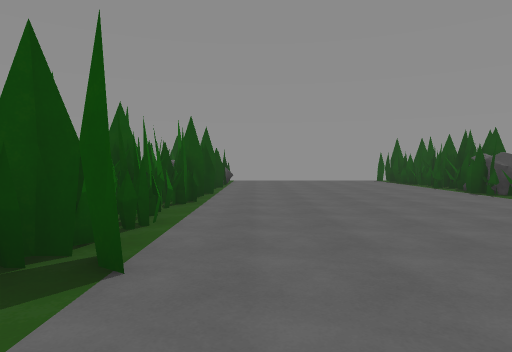
[1] (above)

17 first-person views from a walk through a Unity game level. The camera is 1.4 m above the floor, tilts 2° down and sees 75° across. The floor is counted in squares, 2 m on a side. Each view is taken from the middle of a square. On the plan, view 1 faces up. The plan holds only what a view shows up to about 10 squares ahead; the rest is blank. The place goes on beyond the plan. The player is left out.

[2]
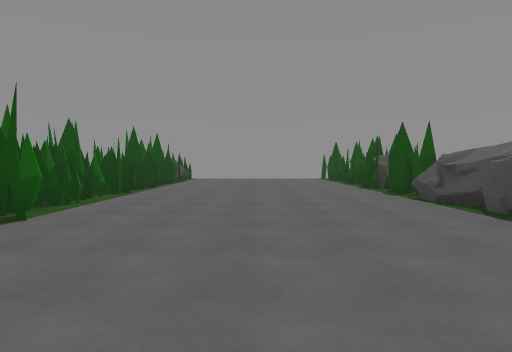

[3]
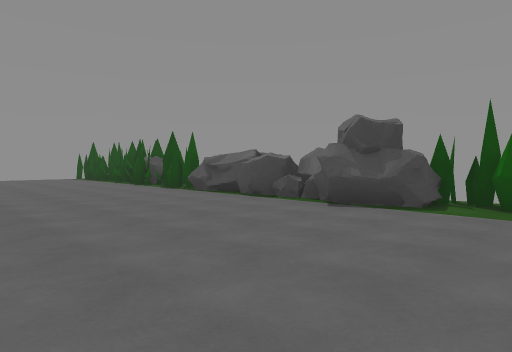

[4]
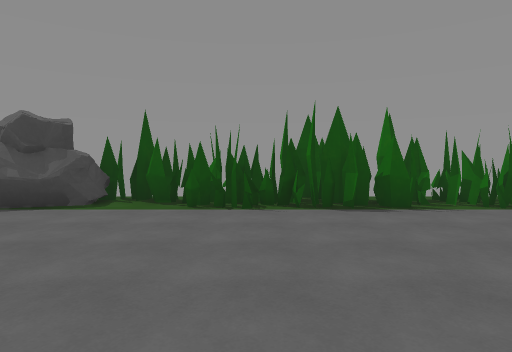

[5]
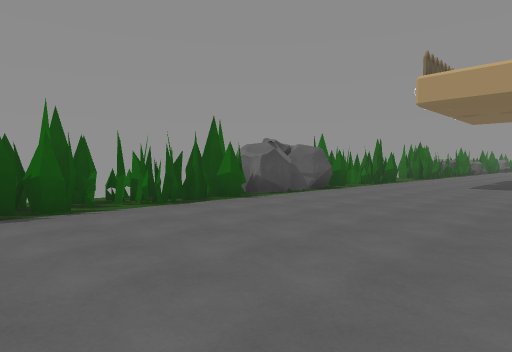

[6]
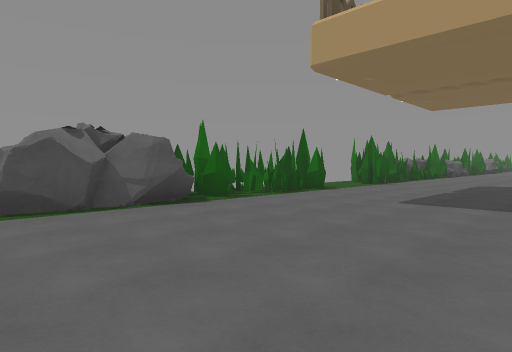

[7]
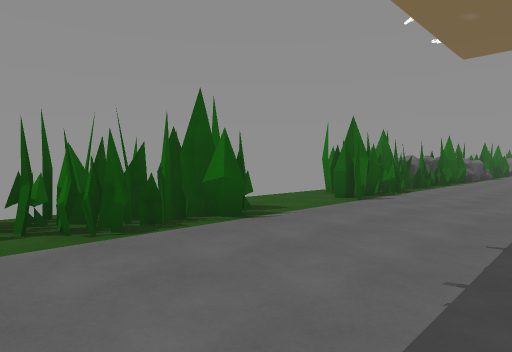

[8]
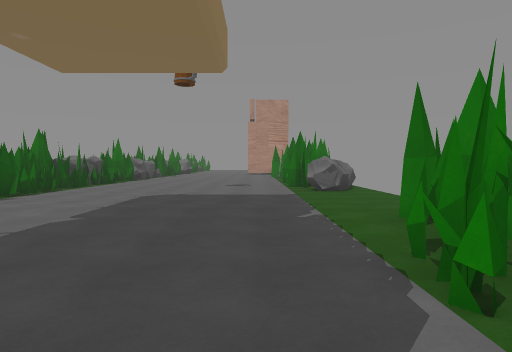

[9]
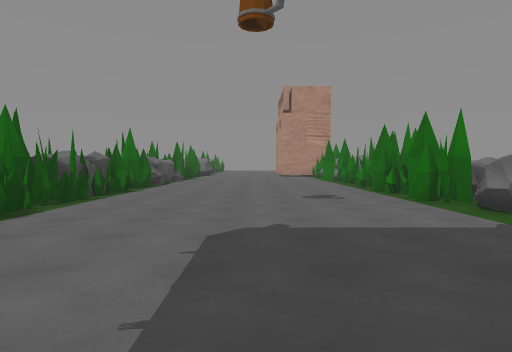

[10]
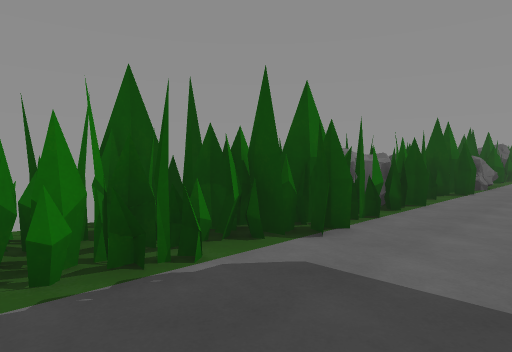

[11]
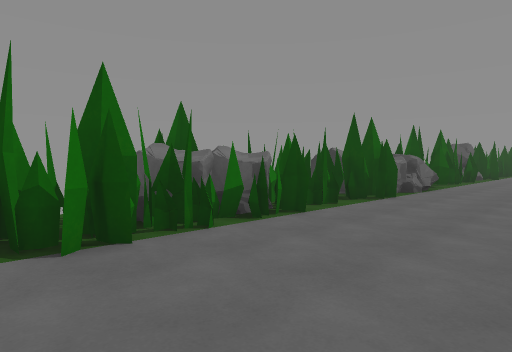

[12]
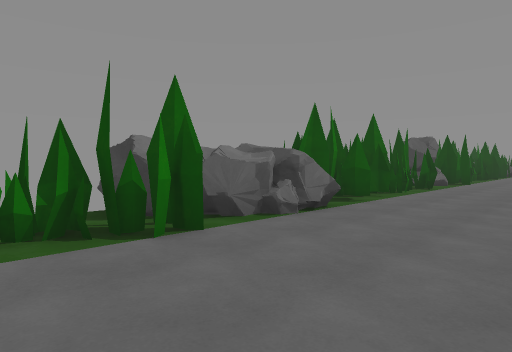

[13]
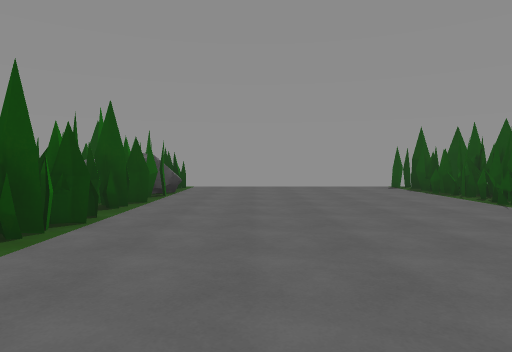

[14]
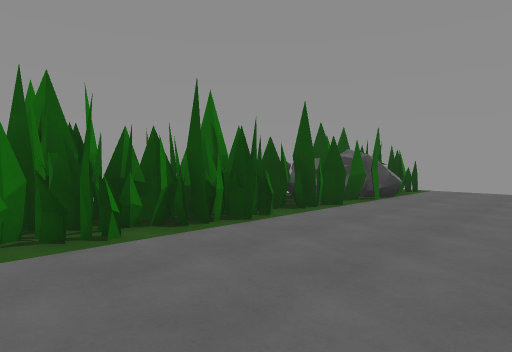

[15]
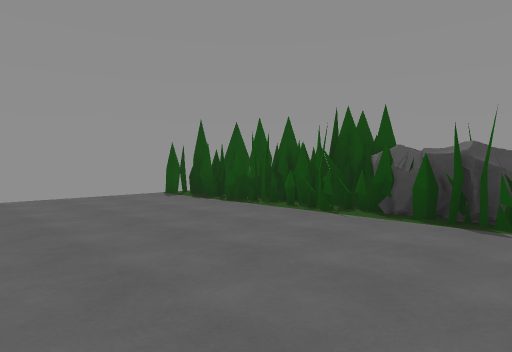

[16]
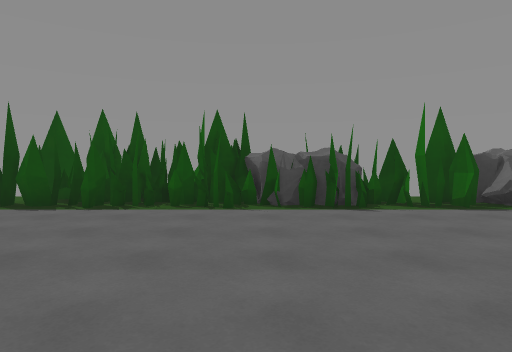

[17]
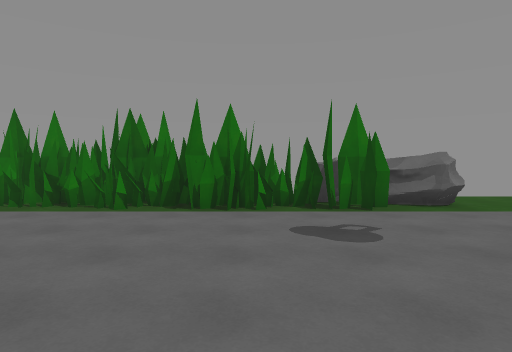

### Floor plan
Key: @ floor where view 1 was taken; # wall or solid block; . floor; ^ raised ledge.
Columns run from 3 left of view 1 to 7 right of it. Each row starts with its distance up from view 1.
 14  ##......#
 13   #......#
 12   ^......#
 11  ##......#
 10  ##......#
  9  #.......#
  8  ##......#
  7  #.......#
  6  #.......#
  5  #.......#
  4  #.......#
  3  #.......#
  2  ##......#
  1  #.......#
  0  #.@.....#
 -1  ##......#
 -2  ##......#
 -3   #......#
 -4   #......#
 -5   #......#
 -6  ##......#
 -7  ##......#
 -8  #.......#
 -9  ##......#
-10  #.......#
-11  ##......#
-12  ##......#
-13   #......##
-14  ##.......#
-15  ##......##
-16 ##.......##
-17 ###......##
-18  ##......#
-19  #........
-20  ..........
-21 ........#..
-22 .........#.
-23 .........##
-24 .##......##
-25 .^#......#
-26  #.......#
-27 ###......#
-28 ##.......#
-29 ###......#

Positions as (right, up) in squares from view 1, and headings:
1: (0, 0), facing up
2: (2, -2), facing up
3: (0, -3), facing up-right
4: (0, -4), facing right
5: (0, -5), facing down-right
6: (0, -10), facing down-right
7: (2, -15), facing down-right
8: (0, -15), facing down
9: (2, -19), facing down
10: (1, -18), facing up-left
11: (2, -16), facing up-left
12: (2, -11), facing up-left
13: (1, 4), facing up
14: (2, 5), facing up-left
15: (1, 7), facing up-right
16: (0, -26), facing right
17: (4, -27), facing left
